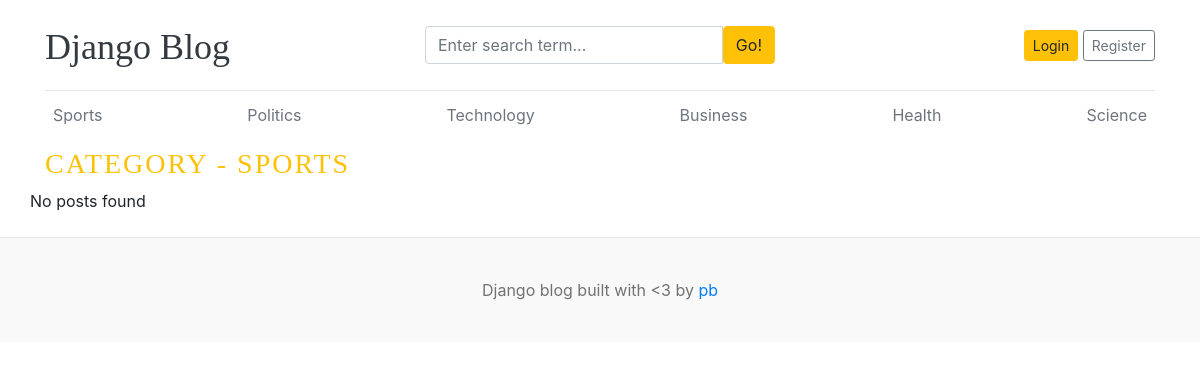
The app's page /category/1/, older data.
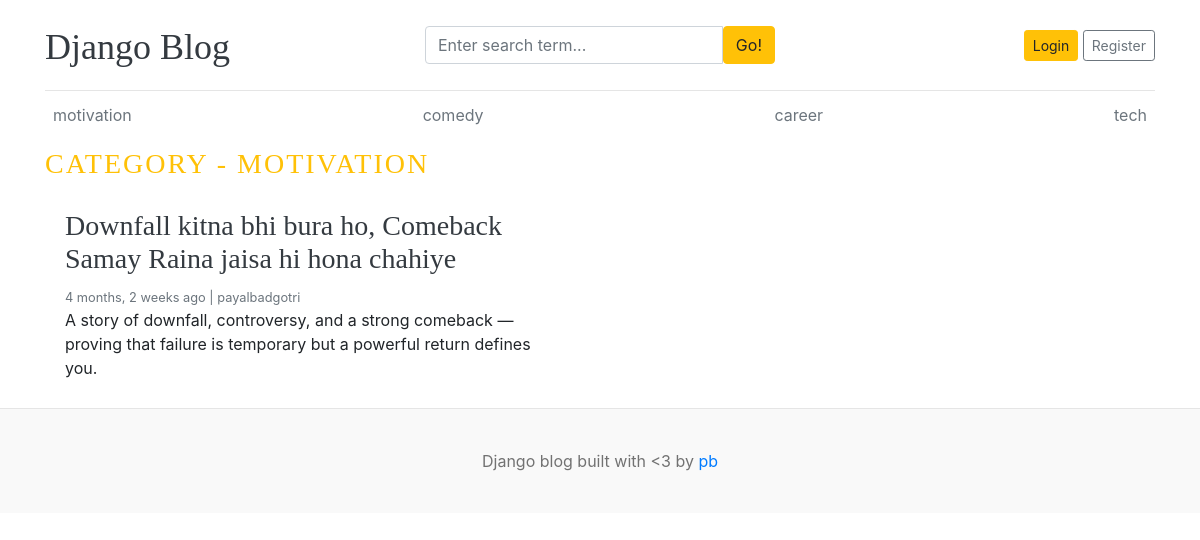
The same page, newer data.
### blogs/models.py (models this page shows, shortened)
class Category(models.Model):
    category_name = models.CharField(max_length=50, unique=True)
    created_at = models.DateTimeField(auto_now_add=True)
    updated_at = models.DateTimeField(auto_now=True)
    class Meta:
        verbose_name_plural = 'categories'
    def __str__(self):
        return self.category_name

class Blog(models.Model):
    title = models.CharField(max_length=100)
    slug = models.SlugField(max_length=150, unique=True, blank=True)
    category = models.ForeignKey(Category, on_delete=models.CASCADE)
    author = models.ForeignKey(User, on_delete=models.CASCADE)
    featured_image = models.ImageField(upload_to='uploads/%Y/%m/%d')
    short_description = models.TextField(max_length=500)
    blog_body = models.TextField(max_length=2000)
    status = models.CharField(max_length=20, choices=STATUS_CHOICES, default="Draft")
    is_featured = models.BooleanField(default=False)
    created_at = models.DateTimeField(auto_now_add=True)
    updated_at = models.DateTimeField(auto_now=True)

### blogs/views.py (the view)
# urls.py: path('<int:category_id>/', views.posts_by_category, name='posts_by_category')
def posts_by_category(request, category_id):
    posts = Blog.objects.filter(status='Published', category=category_id)
    category = get_object_or_404(Category, pk=category_id)
    context = {
        'posts': posts,
        'category': category,
    }
    return render(request, 'posts_by_category.html', context)

### blogs/context_processors.py (called while the page is built)
def get_categories(request):
    categories = Category.objects.all()
    return dict(categories=categories)

### templates/posts_by_category.html
{% extends 'base.html' %}
{% block content %}
  <h3 class="text-uppercase text-warning" style="letter-spacing: 2px;">Category - {{ category }}</h3>
  <div class="row mb-2">
    {% if posts %}
    {% for post in posts %}
    <div class="col-md-6">
      <div class="card border-0" >
        <div class="card-body">
          <h3><a href="{% url 'blogs' post.slug  %}" class="text-dark">{{ post.title }}</a></h3>
          <small class="mb-1 text-muted">{{ post.created_at | timesince }} ago | {{ post.author }}</small>
          <p class="card-text">{{ post.short_description | truncatewords:25 }}</p>
        </div>
      </div>
    </div>
    {% endfor %}
    {% else %}
    <p>No posts found</p>
    {% endif %}
  </div>
</div>
{% endblock %}

### templates/base.html (shortened to what this page needs)
{% load static %}
<!DOCTYPE html>
<html lang="en">
<head>
    <link href="https://getbootstrap.com/docs/4.0/dist/css/bootstrap.min.css" rel="stylesheet">
    <link href="{% static 'css/blog.css' %}" rel="stylesheet">
    <link rel="stylesheet" href="https://cdnjs.cloudflare.com/ajax/libs/font-awesome/4.7.0/css/font-awesome.min.css">
  </head>
<body>
    <div class="container">
      <header class="blog-header py-3">
        <div class="row flex-nowrap justify-content-between align-items-center">
          <div class="col-4 pt-1">
            <a class="blog-header-logo text-dark" href="/">Django Blog</a>
          </div>
          <div class="col-4">
            <form action="{% url 'search' %}" method="GET">
              <div class="input-group">
                <input class="form-control" type="text" name="keyword" value="{{ keyword }}" placeholder="Enter search term..." aria-label="Enter search term..." aria-describedby="button-search" />
                <button type="submit" class="btn btn-warning" id="button-search" type="button">Go!</button>
            </div>
            </form>
          </div>
          <div class="col-4 d-flex justify-content-end align-items-center">
            {% if not user.is_authenticated %}
            <a class="btn btn-sm btn-warning" href="{% url 'login' %}">Login</a> &nbsp;
            <a class="btn btn-sm btn-outline-secondary" href="{% url 'register' %}">Register</a>
            {% else %}
            <span><a href="{% url 'dashboard' %}">Dashboard</a></span>
            &emsp;
            <span><a href="{% url 'logout' %}">Logout</a></span>
            {% endif %}
          </div>
        </div>
      </header>
      <div class="nav-scroller py-1 mb-2">
        <nav class="nav d-flex justify-content-between">
          {% for cat in categories %}
          <a class="p-2 text-muted" href="{% url 'posts_by_category' cat.id %}">{{ cat.category_name }}</a>
          {% endfor %}
        </nav>
      </div>
{% block content %}
{% endblock %}
<footer class="blog-footer">
    <p>Django blog built with <3 by <a href="#">pb</a></p>
  </footer>
  </body>
  </html>

Row changes from the older to the newer data that the page shows:
removed Category: category_name "Sports", category_name "SPORTS"
removed Category: category_name "Politics"
removed Category: category_name "Technology"
removed Category: category_name "Business"
removed Category: category_name "Health"
removed Category: category_name "Science"
added Category: category_name "motivation", category_name "MOTIVATION"
added Category: category_name "comedy"
added Category: category_name "career"
added Category: category_name "tech"
now on this page (row edited): Blog: title "Downfall kitna bhi bura ho, Comeback Samay Raina jaisa hi hona chahiye", created_at "4 months, 2 weeks", author "payalbadgotri", short_description "A story of downfall, controversy, and a strong comeback — proving that failure is temporary but a powerful return defines you."
Text that changed along with them:
text no longer shown: "No posts found"
